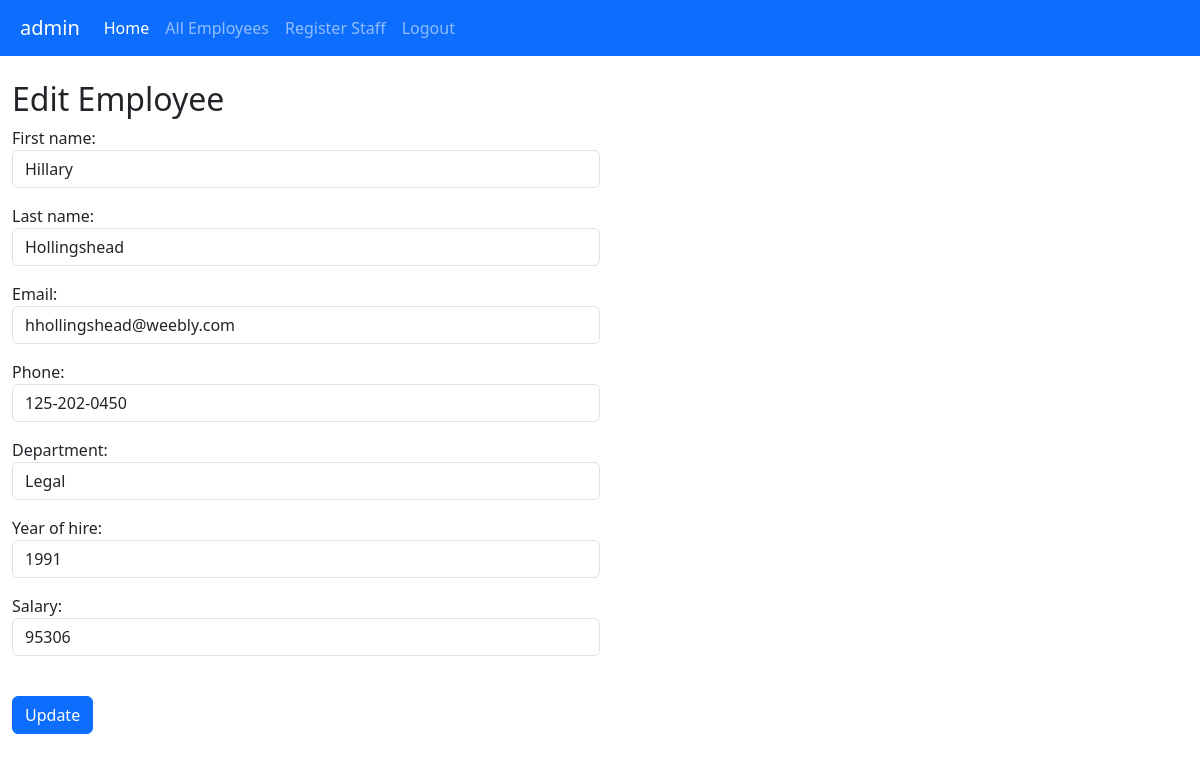
The app's page /employee/edit/2 (signed in) with its own data.
### employees/models.py (models this page shows, shortened)
class Employee(models.Model):
    fname = models.CharField(max_length=50, verbose_name="First name")
    lname = models.CharField(max_length=50, verbose_name="Last name")
    email = models.CharField(max_length=50, verbose_name="Email")
    phone = models.CharField(max_length=12, verbose_name="Phone")
    department = models.CharField(max_length=100, verbose_name="Department")
    year = models.CharField(max_length=4, verbose_name="Year of hire")
    salary = models.CharField(max_length=8,verbose_name="Salary")
    class Meta:
        permissions = (("can_view","View employees"),("can_edit", "Edit employees"))

### employees/views.py (the view)
# urls.py: path("employee/edit/<int:id>",views.edit,name="edit"),
@login_required
@permission_required("employees.can_edit", raise_exception=True)
def edit(request, id):
    emp = Employee.objects.get(id=id)
    form = forms.EmpEditForm(request.POST or None, instance=emp)
    if form.is_valid():
        form.save()
        return redirect("elist")
    context = {
        "form":form
    }
    return render(request,"edit.html", context)

### employees/forms.py
class EmpEditForm(ModelForm):
    class Meta:
        model = Employee
        fields = ("fname", "lname", "email", "phone", "department", "year", "salary")
        widgets = {
            "fname":forms.TextInput(attrs={"class":"form-control","fname":"fname","placeholder":"Enter first name"}),
            "lname":forms.TextInput(attrs={"class":"form-control","lname":"lname","placeholder":"Enter last name"}),
            "email":forms.TextInput(attrs={"class":"form-control","email":"email","placeholder":"Enter email"}),
            "phone":forms.TextInput(attrs={"class":"form-control","phone":"phone","placeholder":"Enter phone"}),
            "department":forms.TextInput(attrs={"class":"form-control","department":"department","placeholder":"Enter department"}),
            "year":forms.TextInput(attrs={"class":"form-control","year":"year","placeholder":"Enter year of hire"}),
            "salary":forms.TextInput(attrs={"class":"form-control","salary":"salary","placeholder":"Enter base salary"})
        }

### templates/edit.html (shortened to what this page needs)
{% extends "master.html" %}
{% block content %}
    <h2>Edit Employee</h2>
    <div class = "col-6">
        <form method="POST">
            {{form.as_p}}
            <br>
            <div>
                <button type="submit" class="btn btn-primary">Update</button>
            </div>
        </form>
    </div>
{% endblock content %}

### templates/master.html (shortened to what this page needs)
<!DOCTYPE html>
<html lang="en">
    <head>
        <link
            href="https://cdn.jsdelivr.net/npm/bootstrap@5.3.2/dist/css/bootstrap.min.css"
            rel="stylesheet"
/>
    </head>
    <body>
        <header>
            <nav
                class="navbar navbar-expand-sm navbar-dark bg-primary" style="padding-left: 20px">
                {% if  user.is_authenticated %}
                    <a class="navbar-brand" href="#">{{user.username}}</a>
                {% endif %}
                <div class="collapse navbar-collapse" id="collapsibleNavId">
                    <ul class="navbar-nav me-auto mt-2 mt-lg-0">
                        <li class="nav-item">
                            <a class="nav-link active" href="{% url "home" %}" aria-current="page">Home</a>
                        </li>
                        {% if perms.employees.can_view %}
                            <li class="nav-item">
                                <a class="nav-link" href="{% url "elist" %}">All Employees</a>
                            </li>
                        {% endif %}
                        {% if perms.employees.can_edit %}
                            <li class="nav-item">
                                <a class="nav-link" href="{% url "register" %}">Register Staff</a>
                            </li>
                        {% endif %}
                        {% if user.is_authenticated %}
                            <li class="nav-item">
                                <form action="{% url "logout" %}" method="POST">
                                    <button class="nav-link" type="submit">Logout</button>
                                </form>
                            </li>
                        {% else %}
                            <li class="nav-item">
                                <a class="nav-link" href="{% url "login" %}">Login</a>
                            </li>
                        {% endif %}
                </div>
            </nav>
        </header>
        <br/>
        <main>
            <div class="container-fluid">
                {% block content %}{% endblock content %}
            </div>
        </main>
    </body>
</html>

### records on screen
Employee: fname "Hillary", lname "Hollingshead", email "hhollingshead@weebly.com", phone "125-202-0450", department "Legal", year "1991", salary "95306"

### other values on screen
{{ user.username }} "admin"
